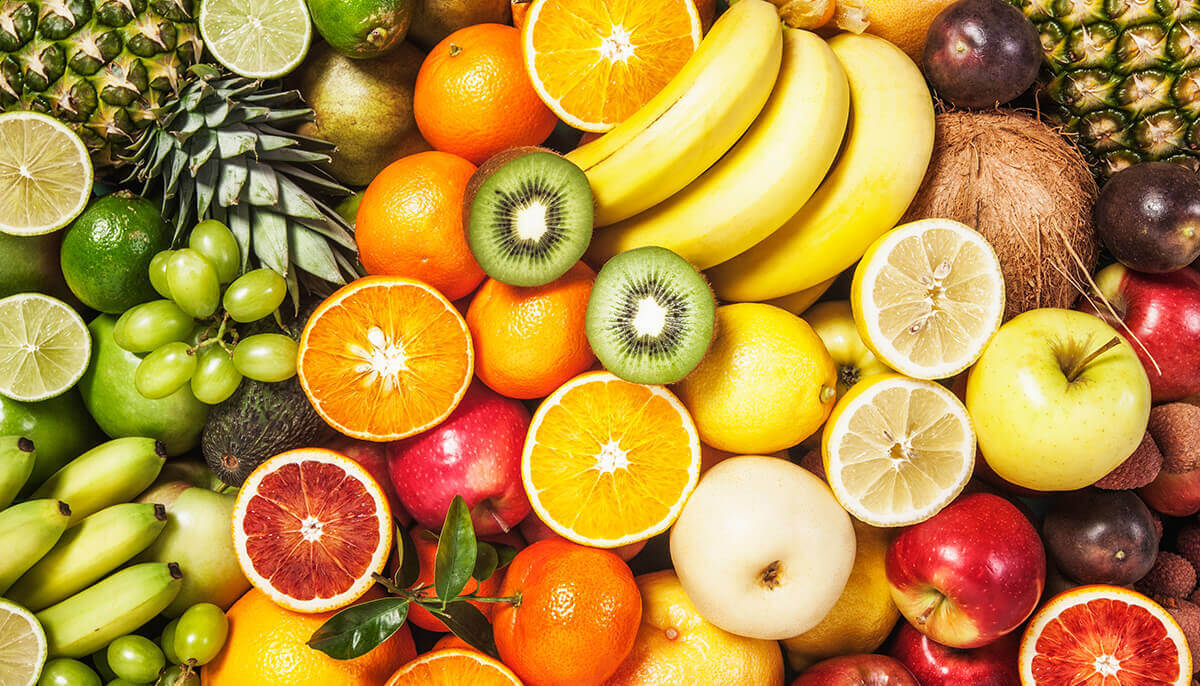
#> input picture dataset/fruits_detailfeature.jpg, 1200 x 686 px
$ jupyter execute imageprocess.ipynb
#> lines starting #> are read from the running program, lines starting #| are printed output that depends on the picture
[cell 1]
import cv2
import pandas as pd
import numpy as np
import matplotlib.pyplot as plt

[cell 2]
img = cv2.imread("../../dataset/fruits_detailfeature.jpg")
#> img is the input picture: shape (686, 1200, 3); mean B, G, R 62.1, 140, 181.7
plt.imshow(img)

[cell 3]
img1 = img.copy()
img1 = cv2.cvtColor(img, cv2.COLOR_BGR2RGB)
plt.imshow(img1)

[cell 4]
img

[cell 5]
img.shape
#> Out = (686, 1200, 3)

[cell 6]
img1.shape
#> Out = (686, 1200, 3)

[cell 7]
img1[:, :, 1:2]

[cell 8]
img3 = cv2.imread("../../dataset/moon.bmp")
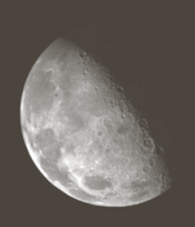
#> input picture dataset/moon.bmp, 195 x 227 px
#> img3 is the input picture: shape (227, 195, 3); mean B, G, R 95.5, 101.9, 106.6

[cell 9]
img3[:10]

[cell 10]
img1 = (img+20)%255
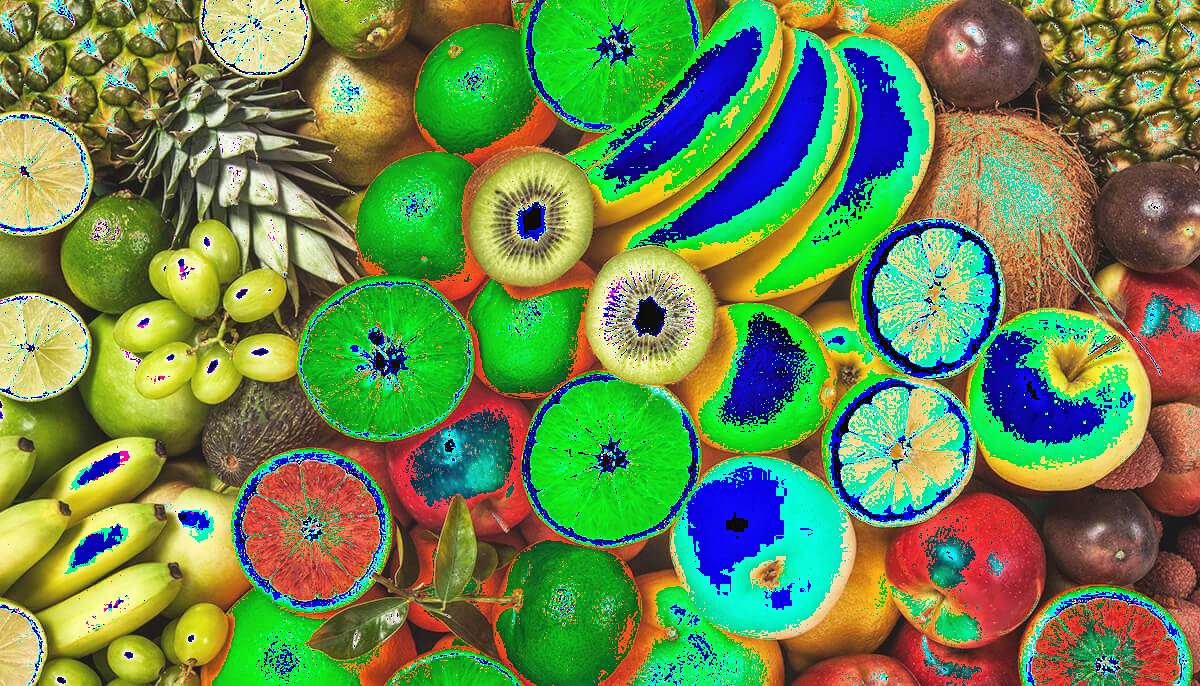
#> img1: shape (686, 1200, 3); mean B, G, R 78.9, 136.8, 106.9
plt.imshow(img1)
